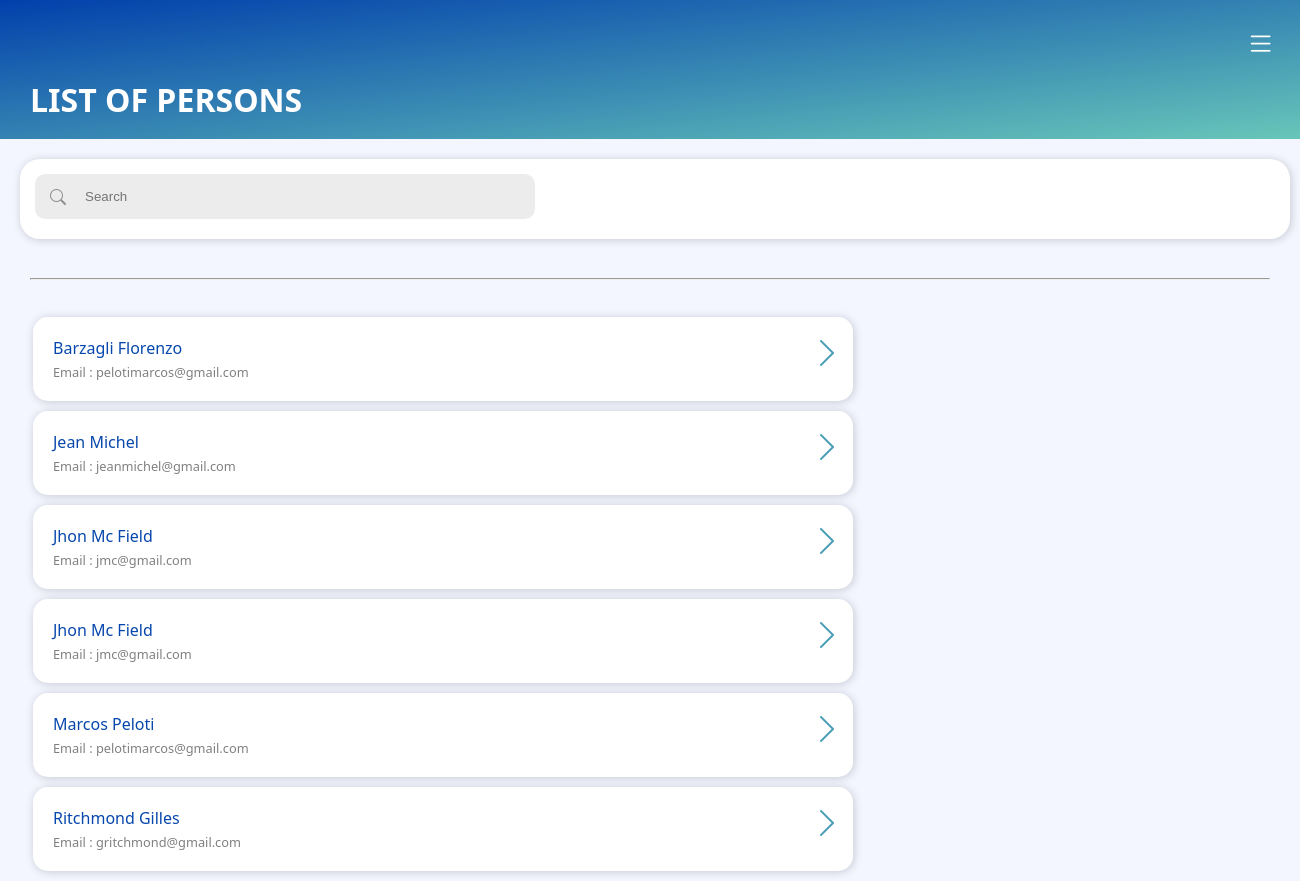
Page /View/list-person.php (signed in) on the earlier database version.
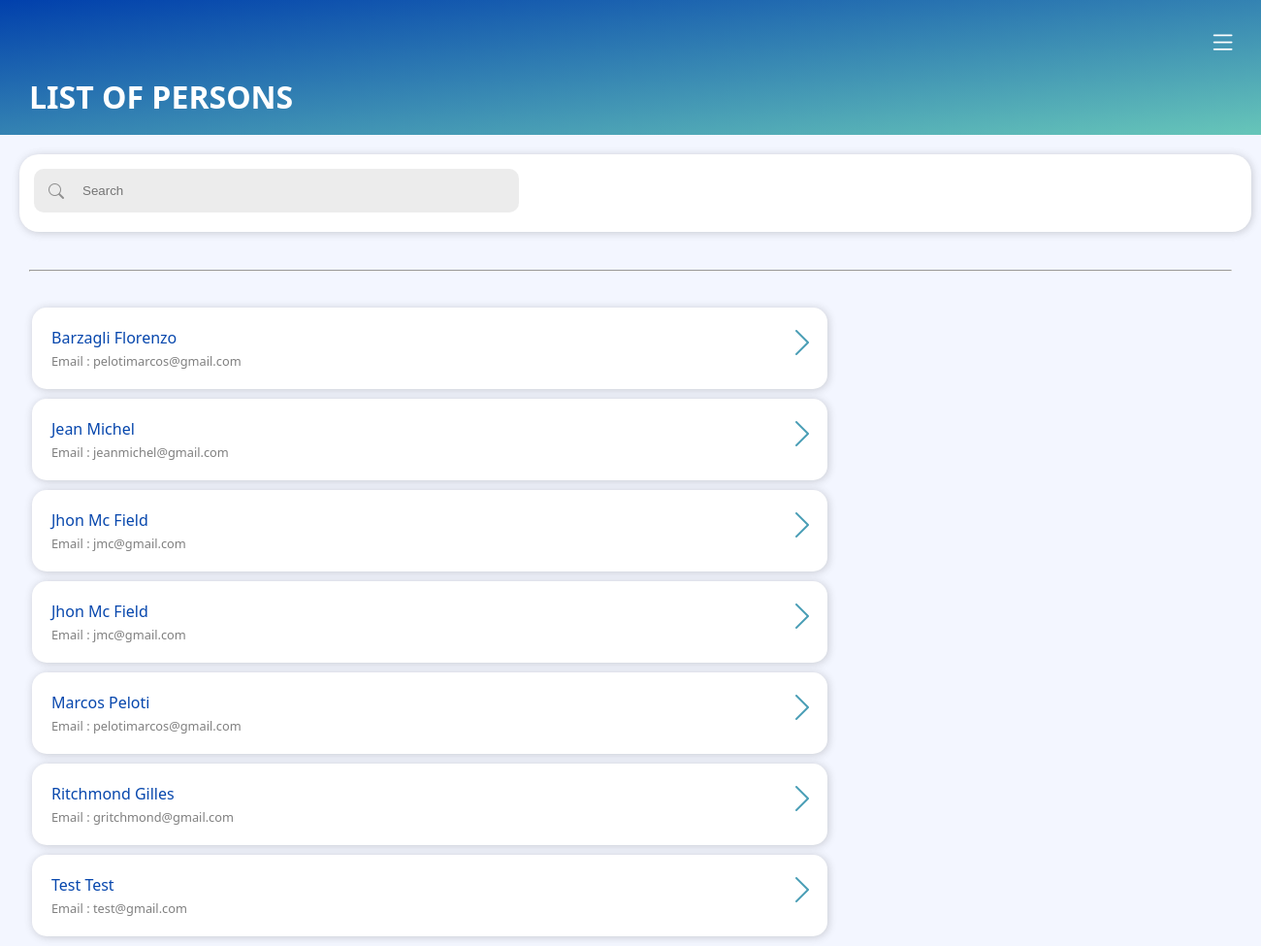
Same page on the later database version.
### tables this page shows
CREATE TABLE `personne` (
  `id_person` int(11) NOT NULL,
  `nom` varchar(50) NOT NULL,
  `prenom` varchar(50) NOT NULL,
  `date_naissance` date NOT NULL,
  `lieu_naissance` varchar(50) NOT NULL,
  `telephone_1` varchar(20) NOT NULL,
  `telephone_2` varchar(20) NOT NULL,
  `adresse` varchar(100) NOT NULL,
  `email` varchar(50) NOT NULL,
  `profile_image` varchar(255) NOT NULL,
  `id_statut` int(11) NOT NULL,
  `id_dependant` int(11) DEFAULT NULL,
  `id_group` int(11) NOT NULL,
  `id_program` int(11) NOT NULL
);

### View/list-person.php (the view, shortened to what this page needs)
<?php
include_once('../Model/connection.php');
?>
<!Doctype html>
<html>
<head>
    <link rel="stylesheet" href="css/style.css">
    <link rel="stylesheet" href="https://cdn.jsdelivr.net/npm/bootstrap-icons@1.5.0/font/bootstrap-icons.css">
</head>
<body class="body">
    <div class="header-content">
        <div class="bullet-menu" onclick="main(); return false;">
            <i class="bi bi-list"></i>
        </div>
        <?php
        echo '<div class="title">List of persons</div>';
        ?>
    </div>
    <div class="second-part-content">
        <div class="search">
            <div class="custom-container">
                <form action="" method="post" class="">
                    <i class="bi bi-search"></i>
                    <input type="text" name="searchAll" id="" placeholder="Search" class="search-main">
                </form>
            </div>
            <div class="link">
            </div>
        </div>
    </div>
    <div class="third-part-content">
        <div class="container mt-3">
            <span class="title-page-list">
                <hr>
            </span>
            <div class="list-content mt-3">
                <?php
                $query = "SELECT * FROM program, groupe, personne WHERE personne.id_program = program.id_program AND personne.id_group = groupe.id_group AND groupe.id_program = program.id_program ORDER BY personne.nom ASC";
                $result = $conn->query($query);
                if (mysqli_num_rows($result) > 0) {
                    while ($row = mysqli_fetch_assoc($result)) {
                        if($row["id_statut"] == 1)
                        {
                            $color = "green-circle";
                        }
                        elseif($row["id_statut"] == 2)
                        {
                            $color = "red-circle";
                        }
                        echo '<a href="person-details.php?person-details=' . $row["id_person"] . '" class="nav-link">
                            <div class="bg-white">
                                <div class="group-name-and-details">
                                    <div class="group-name">' . $row["nom"] . ' ' . $row["prenom"] . '<span class="'.$color.'" ></span></div>
                                    <div class="group-details">
                                        Email  : ' . $row["email"] . '</div>
                                    </div>
                                    <div class="group-more-details">
                                        <a href="person-details.php?person-details=' . $row["id_person"] . '"><i class="bi bi-chevron-right"></i></a>
                                    </div>
                            </div>
                        </a>';
                    }
                }
                ?>
            </div>
        </div>
    </div>
    <?php include_once("footer.php");?>
</body>
</html>

Differences in the rows shown:
added personne: nom "Test", prenom "Test", email "test@gmail.com"
